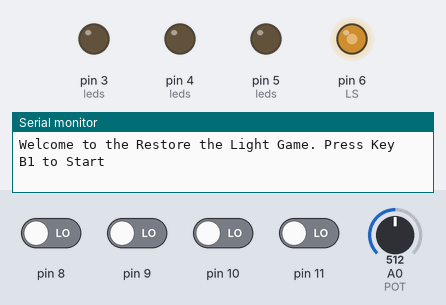
Simulated run of this sketch. Board: Arduino Uno, built with avr-gcc and run on an emulated ATmega328P. Shown: output pins drawn as LEDs (lit = HIGH), the last lines printed to the serial monitor. The test bench sets the inputs (shaded band); at power-on: pin 8–11 LOW, A0 (POT) = 512. Random numbers use the default seed unless the sketch sets one; pins used as bus, display or sensor lines are not drawn.

Above: at 1.4 s.
1.5 s: pin 8 driven HIGH
At 2.0 s:
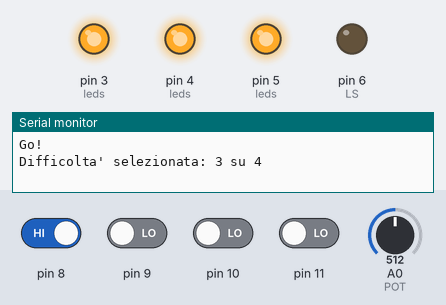
At 4.3 s:
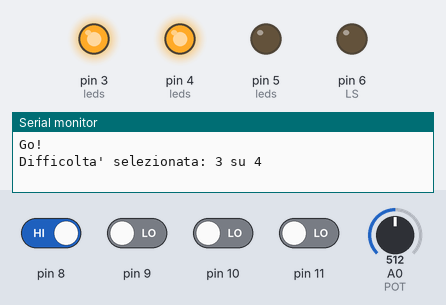
Timing chart, 0 to 28.1 s (numbered marks = the images above; inputs shaded):
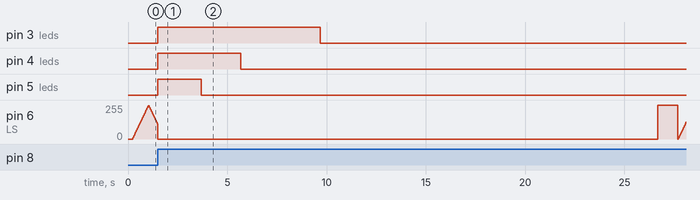

The sketch:

main.ino
```cpp
/*
* Riccardo Penazzi 0001021734 riccardo.penazzi@studio.unibo.it
* Filippo Pracucci 0001020606 filippo.pracucci@studio.unibo.it
*/
#include "lib.h"
#include "game_logic.h"

int leds[] = {L1, L2, L3, L4, LS};
int buttons[] = {B1, B2, B3, B4};
bool buttons_flags[4];
int count;
int current_state;
String welcome_message;
String go_message;
String next_level_message;
String game_over_message;

/* Uncomment this macro to enable the test of the hardware before running the program. */
//#define TEST
void test_hw() {
  for (int i = 0; i < 5; i++) {
    digitalWrite(leds[i], HIGH);
  }
  delay(1000);
  for (int i = 0; i < 5; i++) {
    digitalWrite(leds[i], LOW);
  }
}

void test_buttons() {
  Serial.println("Clicked");
}

void setup() {
  delay(200);   //delay to avoid useless characters' prints.
  Serial.begin(9600);
  for (int i = 0; i < 5; i++) {
    pinMode(leds[i], OUTPUT);
  }

  #ifdef TEST
  test_hw();
  #endif

  randomSeed(analogRead(0));  //fake reading to generate a different random seed
  current_state = 0;
  welcome_message = "Welcome to the Restore the Light Game. Press Key B1 to Start";
  go_message = "Go!";
  next_level_message = "New point! Score: ";
  game_over_message = "Game Over. Final Score: ";
  Serial.println(welcome_message);
  set_interrupt();
  pinMode(POT, INPUT);
  reset_all_buttons_flags();
}

void loop() {
  switch (current_state) {
    case WAITING:
      fading(LS);
      break;
    case RUNNING:
      green_leds_on();
      delay(random(2000) + 1000);
      generate_pattern();
      show_pattern();
      inserting_pattern();
      break;
    case SLEEPING:
      break;
  }
}
```

game_logic.cpp
```cpp
#include "lib.h"
#include "game_logic.h"
#include <stdio.h>
#include <stdlib.h>
#include <Arduino.h>

unsigned long t2 = T2;
unsigned long t3 = T3;
int pattern[DIM];
int played[DIM] = {4, 4, 4, 4};
int score = 0;

extern int leds[];
extern bool buttons_flags[];
extern float f;
extern String next_level_message;
extern String game_over_message;

void generate_pattern() {
  int n, j;
  for (int i = 0; i < DIM; i++) {
    n = random(DIM);
    for (j = 0; j < i; j++) {
      if (n == pattern[j]) {
        i--;
        break;
      }
    }
    if (j == i) {
      pattern[i] = n;
    }
  }
}

void add_played_button(int pos_button) {
  int index = num_played_buttons();
  played[index] = pos_button;
}

bool is_correct() {
  for (int i = 0; i < DIM; i++) {
    if (played[i] != pattern[DIM - i - 1]) {
      reset_played_buttons();
      return false;
    }
  }
  reset_played_buttons();
  return true;
}

void reset_played_buttons() {
  for (int i = 0; i < DIM; i++) {
    played[i] = 4;
  }
}

void show_pattern() {
  for (int i = 0; i < DIM; i++) {
    digitalWrite(leds[pattern[i]], LOW);
    delay(t2/DIM);
  }
}

int num_played_buttons() {
  int i;
  for (i = 0; i < DIM && played[i] != 4; i++) {}
  return i;
}

void inserting_pattern() {
  unsigned long start_time = millis();
  do {
    for (int i = 0; i < 4; i++) {
      if (buttons_flags[i]) {
        add_played_button(i);
        buttons_flags[i] = false;
      }
    }
  } while (millis() - start_time < t3 && num_played_buttons() < 4);
  if (is_correct()) {
    if (score < 6) {
      t2 = t2 * f;
      t3 = t3 * f;
    }
    Serial.println(next_level_message + (++score));
  } else {
    end_game();
  }
  delay(2000);
}

void end_game() {
  Serial.println(game_over_message +  score);
  digitalWrite(LS, HIGH);
  delay(1000);
  digitalWrite(LS, LOW);
  init_setup();
  fading(LS);
}

void init_setup() {
  t2 = T2;
  t3 = T3;
  score = 0;
}
```

game_logic.h
```cpp
#ifndef __GAME_LOGIC_H__
#define __GAME_LOGIC_H__

#define T2 8000
#define T3 15000

/*
* Generates the pattern of leds to turn off.
*/
void generate_pattern();

/*
* Adds the button played to the sequence.
*/
void add_played_button(int);

/*
* Controls if the sequence played is correct.
*/
bool is_correct();

/*
* Reset the sequence of played buttons.
*/
void reset_played_buttons();

/*
* Shows the pattern generated.
*/
void show_pattern();

/*
* Returns the number of buttons already played.
*/
int num_played_buttons();

/*
* Manages the game phase of pressing the buttons.
*/
void inserting_pattern();

/*
* Manages the end of the game.
*/
void end_game();

/*
* Initializes the setup of the game.
*/
void init_setup();

#endif
```

lib.cpp
```cpp
#include <Arduino.h>
#include <avr/sleep.h>
#include <EnableInterrupt.h>
#include "lib.h"

extern int leds[];
extern int buttons[];
extern bool buttons_flags[];
extern int count;
extern int current_state;
extern String go_message;
float f;

void set_interrupt() {
  enableInterrupt(buttons[0], change_button1_flag, RISING);
  enableInterrupt(buttons[1], change_button2_flag, RISING);
  enableInterrupt(buttons[2], change_button3_flag, RISING);
  enableInterrupt(buttons[3], change_button4_flag, RISING);
}

void change_button1_flag() {
  static unsigned long last_interrupt_time = 0;
  unsigned long interrupt_time = millis();
  // If interrupt comes faster than 500ms, assume it's a bounce and ignore
  if (interrupt_time - last_interrupt_time > DEBOUNCE_TIME) {
    buttons_flags[0] = true;
  }
  last_interrupt_time = interrupt_time;
}

void change_button2_flag() {
  static unsigned long last_interrupt_time = 0;
  unsigned long interrupt_time = millis();
  // If interrupt comes faster than 500ms, assume it's a bounce and ignore
  if (interrupt_time - last_interrupt_time > DEBOUNCE_TIME) {
    buttons_flags[1] = true;
  }
  last_interrupt_time = interrupt_time;
}

void change_button3_flag() {
  static unsigned long last_interrupt_time = 0;
  unsigned long interrupt_time = millis();
  // If interrupt comes faster than 500ms, assume it's a bounce and ignore
  if (interrupt_time - last_interrupt_time > DEBOUNCE_TIME) {
    buttons_flags[2] = true;
  }
  last_interrupt_time = interrupt_time;
}

void change_button4_flag() {
  static unsigned long last_interrupt_time = 0;
  unsigned long interrupt_time = millis();
  // If interrupt comes faster than 500ms, assume it's a bounce and ignore
  if (interrupt_time - last_interrupt_time > DEBOUNCE_TIME) {
    buttons_flags[3] = true;
  }
  last_interrupt_time = interrupt_time;
}

void green_leds_on() {
  for (int i = 0; i < 4; i++) {
    digitalWrite(leds[i], HIGH);
  }
}

void reset_all_buttons_flags() {
  for (int i = 0; i < DIM; i++) {
    buttons_flags[i] = false;
  }
}

void fading(int pin) {
  int brightness = 0;
  int fadeAmount = 5;
  unsigned long start_time = millis();
  unsigned long last = millis();
  while ((millis() - start_time) < FADING_TIME && !buttons_flags[0]) {
    if ((millis() - last) > 15) {
      analogWrite(pin, brightness);
      brightness = brightness + fadeAmount;
      if (brightness == 0 || brightness == 255) {
        fadeAmount = -fadeAmount ;
      }
      last = millis();
    }
  }
  digitalWrite(LS, LOW);
  if (buttons_flags[0]) {
    buttons_flags[0] = false;
    current_state = 1;
    Serial.println(go_message);
  } else {
    current_state = 2;
    sleep_now();
    //wakes up after an interrupt
    wake_up();
  }
  f = set_difficulty();
  show_difficulty();
}

float set_difficulty() {
  //Used 1024 instead of 1023 to fix the inability to reach the max difficulty level
  return (1.00 - (map(analogRead(POT), 0, 1024, 1, 5) / 10.00));
}

void sleep_now() {
  set_sleep_mode(SLEEP_MODE_PWR_DOWN);
  sleep_enable();
  sleep_mode();
}

void wake_up() {
  sleep_disable();
  reset_all_buttons_flags();
  fading(LS);
}

void show_difficulty() {
  int diff;
  if (f == 0.9) {
    diff = 1;
  } else if (f == 0.8) {
    diff = 2;
  } else if (f == 0.7) {
    diff = 3;
  } else {
    diff = 4;
  }
  Serial.println("Difficolta' selezionata: " + String(diff) + " su 4");
}
```

lib.h
```cpp
#ifndef __LIB_H__
#define __LIB_H__

#define L1 2
#define L2 3
#define L3 4
#define L4 5
#define B1 8
#define B2 9
#define B3 10
#define B4 11
#define LS 6
#define POT A0
#define DEBOUNCE_TIME 500
#define FADING_TIME 10000
#define DIM 4

enum game_state {
  WAITING,
  RUNNING,
  SLEEPING
};

/*
* Enables and configures all the interrupts.
*/
void set_interrupt();

/*
* Change the flag of the first button to true, managing the bouncing.
*/
void change_button1_flag();

/*
* Change the flag of the second button to true, managing the bouncing.
*/
void change_button2_flag();

/*
* Change the flag of the third button to true, managing the bouncing.
*/
void change_button3_flag();

/*
* Change the flag of the fourth button to true, managing the bouncing.
*/
void change_button4_flag();

/*
* Turns on all the green leds.
*/
void green_leds_on();

/*
* Resets all the flags of the buttons.
*/
void reset_all_buttons_flags();

/*
* Controls the fading of a led by passing its pin number.
*/
void fading(int);

/*
* Set the difficulty as 1 - the level decided by the trimmer divided by 10.
  So in the specific case of the game the difficulty range is (0.9 - 0.6)
*/
float set_difficulty();

/*
* Puts arduino in deep sleep.
*/
void sleep_now();

/*
* Wakes up arduino.
*/
void wake_up();

/*
* Shows the difficulty level.
*/
void show_difficulty();

#endif
```

Measured:
- after the input at 1.5 s, pin 3 (leds): LOW → HIGH at once, → LOW 8.2 s later; pin 4 (leds): LOW → HIGH at once, → LOW 4.2 s later; pin 5 (leds): LOW → HIGH at once, → LOW 2.2 s later
